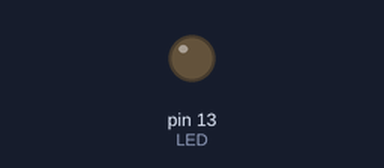
The sketch below on a simulated Arduino Uno, built with avr-gcc and run on an emulated ATmega328P. Parts: output pins drawn as LEDs (lit = HIGH).

Above: at 1.27 s.
At 3.7 s:
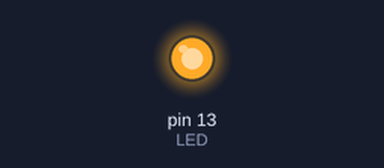
Timing chart, 0 to 5.6 s (numbered marks = the images above):
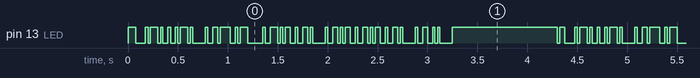

The sketch:

TxByte_step_4-3.ino
```cpp
/* TRASMISSIONE RIPETITIVA MESSAGGIO CON PAUSE TRA I MESSAGGI */

// - l'attesa è realizzata con sospensione delle chiamate a TxByte

// piedino su cui trasmettere
#define LED 13

// dato da trasmettere
char Messaggio[]="CIAO MAMMA\n";

// struttura trama
int N=8;
char P='E';
int S=2;
unsigned long Tb=25;

// gestione attesa
unsigned long tAttesa=1000;

// prototipi
bool TxByte(char dato);

void setup() {
	pinMode(LED, OUTPUT);
	digitalWrite(LED,HIGH);
}

void loop() {
	static int y=0;
	static unsigned long tInitAttesa=0;

	if(tInitAttesa==0) {
		if(TxByte(Messaggio[y]))
			y++;
		if(Messaggio[y] == '\0') {
			y=0;
			tInitAttesa=millis();
		}
	} else {
		if(millis()>=tAttesa+tInitAttesa)
			tInitAttesa=0;
	}
}

bool TxByte(char dato) {

	// dato locale da trasmettere in cui verrà salvato il parametro
	static char cattura;

	// gestione stato
	static int statoPresente=0;
	static int statoFuturo=0;

	// variabili di appoggio
	static bool parita=true;
	bool bit;
	static int i=0;

	// gestione orologio
	static unsigned long tInit=0;

	//non usare millis()-tInit>=Tb perchè essendo unsigned
	//quando la differenza fosse negativa si avrebbe
	//un numero enorme positivo (overflow)

	if (tInit==0 || millis()>=tInit+Tb) {

		switch(statoPresente) {
			case 0:
				digitalWrite(LED,HIGH); //idle
				cattura=dato; //cattura il parametro ricevuto nella vecchia variabile dato che diventa locale
				statoFuturo=1;
				parita=false;
				tInit=0; //la prossima chiamata passo subito in 1 (partenza asincrona)
				break;

			case 1:
				digitalWrite(LED,LOW); //bit di start
				statoFuturo=2;
				i=0;
				tInit=millis(); //inizializza la sosta per il primo tempo di bit
				break;

			case 2:
				bit=((cattura &(1<<i))!=0);
				digitalWrite(LED,bit);
				parita^=bit;
				i++;
				if(i==N)
				{
					if(P=='N')
						statoFuturo=4;
					else
						statoFuturo=3;
					i=0;
				}
				tInit+=Tb; //inizializza la sosta per il successivo tempo di bit
				break;

			case 3:
				if(P=='O')
					parita=!parita;
				digitalWrite(LED,parita);
				statoFuturo=4;
				tInit+=Tb; //inizializza la sosta per il successivo tempo di bit
				break;

			case 4:
				digitalWrite(LED,HIGH);
				i++;
				if(i==S)
					statoFuturo=5; // attende ultimo Tb
				tInit+=Tb; //inizializza la sosta per il successivo tempo di bit
				break;

			case 5:	// stato di passaggio per attendere il completamento dell'ultimo Tb prima di ritornare true
				statoFuturo=0;
				break;
		} // switch

		statoPresente=statoFuturo;

	} // if

	return (statoPresente==0);

} // TxByte
```

Measured:
- by itself, pin 13 (LED): moves between LOW and HIGH, repeating every 4.3 s
- by itself, everything shown: repeats every 4.3 s, in 24 steps
